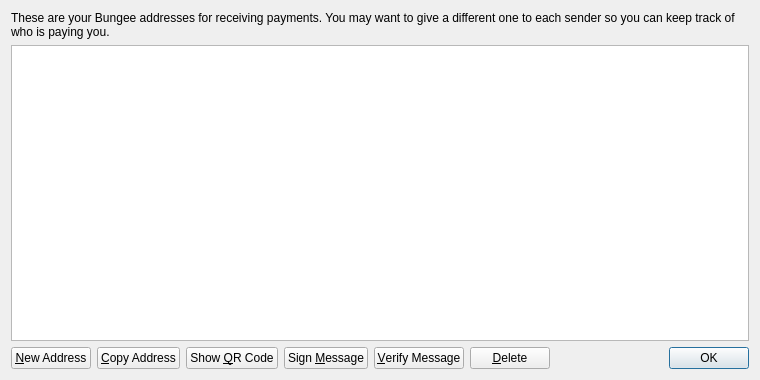
<?xml version="1.0" encoding="UTF-8"?>
<ui version="4.0">
 <class>AddressBookPage</class>
 <widget class="QWidget" name="AddressBookPage">
  <property name="geometry">
   <rect>
    <x>0</x>
    <y>0</y>
    <width>760</width>
    <height>380</height>
   </rect>
  </property>
  <property name="windowTitle">
   <string>Address Book</string>
  </property>
  <property name="styleSheet">
   <string notr="true"/>
  </property>
  <layout class="QVBoxLayout" name="verticalLayout">
   <item>
    <widget class="QLabel" name="labelExplanation">
     <property name="text">
      <string>These are your Bungee addresses for receiving payments. You may want to give a different one to each sender so you can keep track of who is paying you.</string>
     </property>
     <property name="textFormat">
      <enum>Qt::PlainText</enum>
     </property>
     <property name="wordWrap">
      <bool>true</bool>
     </property>
    </widget>
   </item>
   <item>
    <widget class="QTableView" name="tableView">
     <property name="contextMenuPolicy">
      <enum>Qt::CustomContextMenu</enum>
     </property>
     <property name="toolTip">
      <string>Double-click to edit address or label</string>
     </property>
     <property name="styleSheet">
      <string notr="true"/>
     </property>
     <property name="tabKeyNavigation">
      <bool>false</bool>
     </property>
     <property name="selectionMode">
      <enum>QAbstractItemView::SingleSelection</enum>
     </property>
     <property name="selectionBehavior">
      <enum>QAbstractItemView::SelectRows</enum>
     </property>
     <property name="sortingEnabled">
      <bool>true</bool>
     </property>
     <attribute name="verticalHeaderVisible">
      <bool>false</bool>
     </attribute>
    </widget>
   </item>
   <item>
    <layout class="QHBoxLayout" name="horizontalLayout">
     <item>
      <widget class="QPushButton" name="newAddressButton">
       <property name="toolTip">
        <string>Create a new address</string>
       </property>
       <property name="text">
        <string>&amp;New Address</string>
       </property>
      </widget>
     </item>
     <item>
      <widget class="QPushButton" name="copyToClipboard">
       <property name="toolTip">
        <string>Copy the currently selected address to the system clipboard</string>
       </property>
       <property name="text">
        <string>&amp;Copy Address</string>
       </property>
      </widget>
     </item>
     <item>
      <widget class="QPushButton" name="showQRCode">
       <property name="text">
        <string>Show &amp;QR Code</string>
       </property>
      </widget>
     </item>
     <item>
      <widget class="QPushButton" name="signMessage">
       <property name="toolTip">
        <string>Sign a message to prove you own a Bungee address</string>
       </property>
       <property name="text">
        <string>Sign &amp;Message</string>
       </property>
      </widget>
     </item>
     <item>
      <widget class="QPushButton" name="verifyMessage">
       <property name="toolTip">
        <string>Verify a message to ensure it was signed with a specified Bungee address</string>
       </property>
       <property name="text">
        <string>&amp;Verify Message</string>
       </property>
      </widget>
     </item>
     <item>
      <widget class="QPushButton" name="deleteButton">
       <property name="toolTip">
        <string>Delete the currently selected address from the list</string>
       </property>
       <property name="text">
        <string>&amp;Delete</string>
       </property>
      </widget>
     </item>
     <item>
      <spacer name="horizontalSpacer">
       <property name="orientation">
        <enum>Qt::Horizontal</enum>
       </property>
       <property name="sizeHint" stdset="0">
        <size>
         <width>40</width>
         <height>20</height>
        </size>
       </property>
      </spacer>
     </item>
     <item>
      <widget class="QDialogButtonBox" name="buttonBox">
       <property name="sizePolicy">
        <sizepolicy hsizetype="Maximum" vsizetype="Fixed">
         <horstretch>0</horstretch>
         <verstretch>0</verstretch>
        </sizepolicy>
       </property>
       <property name="standardButtons">
        <set>QDialogButtonBox::Ok</set>
       </property>
      </widget>
     </item>
    </layout>
   </item>
  </layout>
 </widget>
 <resources/>
 <connections/>
</ui>
